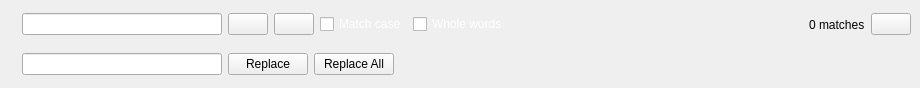
<?xml version="1.0" encoding="UTF-8"?>
<ui version="4.0">
 <class>SearchPanel</class>
 <widget class="QWidget" name="SearchPanel">
  <property name="geometry">
   <rect>
    <x>0</x>
    <y>0</y>
    <width>920</width>
    <height>88</height>
   </rect>
  </property>
  <property name="windowTitle">
   <string>Form</string>
  </property>
  <property name="styleSheet">
   <string notr="true"/>
  </property>
  <layout class="QVBoxLayout" name="verticalLayout">
   <property name="spacing">
    <number>0</number>
   </property>
   <property name="margin">
    <number>0</number>
   </property>
   <item>
    <widget class="QFrame" name="frame">
     <property name="frameShape">
      <enum>QFrame::NoFrame</enum>
     </property>
     <property name="frameShadow">
      <enum>QFrame::Raised</enum>
     </property>
     <layout class="QVBoxLayout" name="verticalLayout_2">
      <property name="spacing">
       <number>9</number>
      </property>
      <property name="margin">
       <number>9</number>
      </property>
      <item>
       <widget class="QWidget" name="widgetSearch" native="true">
        <layout class="QHBoxLayout" name="horizontalLayout">
         <property name="margin">
          <number>0</number>
         </property>
         <item>
          <widget class="QLabel" name="label">
           <property name="sizePolicy">
            <sizepolicy hsizetype="Preferred" vsizetype="Preferred">
             <horstretch>0</horstretch>
             <verstretch>0</verstretch>
            </sizepolicy>
           </property>
           <property name="minimumSize">
            <size>
             <width>0</width>
             <height>0</height>
            </size>
           </property>
           <property name="maximumSize">
            <size>
             <width>18</width>
             <height>18</height>
            </size>
           </property>
           <property name="text">
            <string/>
           </property>
           <property name="pixmap">
            <pixmap resource="editor.qrc">:/icons/rc/edit-find.png</pixmap>
           </property>
           <property name="scaledContents">
            <bool>true</bool>
           </property>
          </widget>
         </item>
         <item>
          <widget class="QLineEdit" name="lineEditSearch">
           <property name="sizePolicy">
            <sizepolicy hsizetype="Preferred" vsizetype="Fixed">
             <horstretch>0</horstretch>
             <verstretch>0</verstretch>
            </sizepolicy>
           </property>
           <property name="minimumSize">
            <size>
             <width>200</width>
             <height>0</height>
            </size>
           </property>
          </widget>
         </item>
         <item>
          <widget class="QPushButton" name="pushButtonUp">
           <property name="text">
            <string/>
           </property>
           <property name="icon">
            <iconset resource="editor.qrc">
             <normaloff>:/icons/rc/go-up.png</normaloff>:/icons/rc/go-up.png</iconset>
           </property>
          </widget>
         </item>
         <item>
          <widget class="QPushButton" name="pushButtonDown">
           <property name="text">
            <string/>
           </property>
           <property name="icon">
            <iconset resource="editor.qrc">
             <normaloff>:/icons/rc/go-down.png</normaloff>:/icons/rc/go-down.png</iconset>
           </property>
          </widget>
         </item>
         <item>
          <widget class="QCheckBox" name="checkBoxCase">
           <property name="palette">
            <palette>
             <active>
              <colorrole role="WindowText">
               <brush brushstyle="SolidPattern">
                <color alpha="255">
                 <red>255</red>
                 <green>255</green>
                 <blue>255</blue>
                </color>
               </brush>
              </colorrole>
              <colorrole role="Text">
               <brush brushstyle="SolidPattern">
                <color alpha="255">
                 <red>255</red>
                 <green>255</green>
                 <blue>255</blue>
                </color>
               </brush>
              </colorrole>
              <colorrole role="ButtonText">
               <brush brushstyle="SolidPattern">
                <color alpha="255">
                 <red>255</red>
                 <green>255</green>
                 <blue>255</blue>
                </color>
               </brush>
              </colorrole>
             </active>
             <inactive>
              <colorrole role="WindowText">
               <brush brushstyle="SolidPattern">
                <color alpha="255">
                 <red>255</red>
                 <green>255</green>
                 <blue>255</blue>
                </color>
               </brush>
              </colorrole>
              <colorrole role="Text">
               <brush brushstyle="SolidPattern">
                <color alpha="255">
                 <red>255</red>
                 <green>255</green>
                 <blue>255</blue>
                </color>
               </brush>
              </colorrole>
              <colorrole role="ButtonText">
               <brush brushstyle="SolidPattern">
                <color alpha="255">
                 <red>255</red>
                 <green>255</green>
                 <blue>255</blue>
                </color>
               </brush>
              </colorrole>
             </inactive>
             <disabled>
              <colorrole role="WindowText">
               <brush brushstyle="SolidPattern">
                <color alpha="255">
                 <red>255</red>
                 <green>255</green>
                 <blue>255</blue>
                </color>
               </brush>
              </colorrole>
              <colorrole role="Text">
               <brush brushstyle="SolidPattern">
                <color alpha="255">
                 <red>255</red>
                 <green>255</green>
                 <blue>255</blue>
                </color>
               </brush>
              </colorrole>
              <colorrole role="ButtonText">
               <brush brushstyle="SolidPattern">
                <color alpha="255">
                 <red>255</red>
                 <green>255</green>
                 <blue>255</blue>
                </color>
               </brush>
              </colorrole>
             </disabled>
            </palette>
           </property>
           <property name="styleSheet">
            <string notr="true"/>
           </property>
           <property name="text">
            <string>Match case</string>
           </property>
          </widget>
         </item>
         <item>
          <widget class="QCheckBox" name="checkBoxWholeWords">
           <property name="palette">
            <palette>
             <active>
              <colorrole role="WindowText">
               <brush brushstyle="SolidPattern">
                <color alpha="255">
                 <red>255</red>
                 <green>255</green>
                 <blue>255</blue>
                </color>
               </brush>
              </colorrole>
              <colorrole role="Text">
               <brush brushstyle="SolidPattern">
                <color alpha="255">
                 <red>255</red>
                 <green>255</green>
                 <blue>255</blue>
                </color>
               </brush>
              </colorrole>
              <colorrole role="ButtonText">
               <brush brushstyle="SolidPattern">
                <color alpha="255">
                 <red>255</red>
                 <green>255</green>
                 <blue>255</blue>
                </color>
               </brush>
              </colorrole>
             </active>
             <inactive>
              <colorrole role="WindowText">
               <brush brushstyle="SolidPattern">
                <color alpha="255">
                 <red>255</red>
                 <green>255</green>
                 <blue>255</blue>
                </color>
               </brush>
              </colorrole>
              <colorrole role="Text">
               <brush brushstyle="SolidPattern">
                <color alpha="255">
                 <red>255</red>
                 <green>255</green>
                 <blue>255</blue>
                </color>
               </brush>
              </colorrole>
              <colorrole role="ButtonText">
               <brush brushstyle="SolidPattern">
                <color alpha="255">
                 <red>255</red>
                 <green>255</green>
                 <blue>255</blue>
                </color>
               </brush>
              </colorrole>
             </inactive>
             <disabled>
              <colorrole role="WindowText">
               <brush brushstyle="SolidPattern">
                <color alpha="255">
                 <red>255</red>
                 <green>255</green>
                 <blue>255</blue>
                </color>
               </brush>
              </colorrole>
              <colorrole role="Text">
               <brush brushstyle="SolidPattern">
                <color alpha="255">
                 <red>255</red>
                 <green>255</green>
                 <blue>255</blue>
                </color>
               </brush>
              </colorrole>
              <colorrole role="ButtonText">
               <brush brushstyle="SolidPattern">
                <color alpha="255">
                 <red>255</red>
                 <green>255</green>
                 <blue>255</blue>
                </color>
               </brush>
              </colorrole>
             </disabled>
            </palette>
           </property>
           <property name="text">
            <string>Whole words</string>
           </property>
          </widget>
         </item>
         <item>
          <spacer name="horizontalSpacer">
           <property name="orientation">
            <enum>Qt::Horizontal</enum>
           </property>
           <property name="sizeHint" stdset="0">
            <size>
             <width>40</width>
             <height>20</height>
            </size>
           </property>
          </spacer>
         </item>
         <item>
          <widget class="QLabel" name="labelMatches">
           <property name="text">
            <string>0 matches</string>
           </property>
          </widget>
         </item>
         <item>
          <widget class="QPushButton" name="pushButtonClose">
           <property name="text">
            <string/>
           </property>
           <property name="icon">
            <iconset resource="editor.qrc">
             <normaloff>:/icons/rc/close.png</normaloff>:/icons/rc/close.png</iconset>
           </property>
           <property name="iconSize">
            <size>
             <width>12</width>
             <height>12</height>
            </size>
           </property>
          </widget>
         </item>
        </layout>
       </widget>
      </item>
      <item>
       <widget class="QWidget" name="widgetReplace" native="true">
        <layout class="QHBoxLayout" name="horizontalLayout_2">
         <property name="margin">
          <number>0</number>
         </property>
         <item>
          <widget class="QLabel" name="label_2">
           <property name="maximumSize">
            <size>
             <width>18</width>
             <height>18</height>
            </size>
           </property>
           <property name="text">
            <string/>
           </property>
           <property name="pixmap">
            <pixmap resource="editor.qrc">:/icons/rc/edit-find-replace.png</pixmap>
           </property>
           <property name="scaledContents">
            <bool>true</bool>
           </property>
          </widget>
         </item>
         <item>
          <widget class="QLineEdit" name="lineEditReplace">
           <property name="sizePolicy">
            <sizepolicy hsizetype="Preferred" vsizetype="Fixed">
             <horstretch>0</horstretch>
             <verstretch>0</verstretch>
            </sizepolicy>
           </property>
           <property name="minimumSize">
            <size>
             <width>200</width>
             <height>0</height>
            </size>
           </property>
          </widget>
         </item>
         <item>
          <widget class="QPushButton" name="pushButtonReplace">
           <property name="text">
            <string>Replace</string>
           </property>
          </widget>
         </item>
         <item>
          <widget class="QPushButton" name="pushButtonReplaceAll">
           <property name="text">
            <string>Replace All</string>
           </property>
          </widget>
         </item>
         <item>
          <spacer name="horizontalSpacer_2">
           <property name="orientation">
            <enum>Qt::Horizontal</enum>
           </property>
           <property name="sizeHint" stdset="0">
            <size>
             <width>40</width>
             <height>20</height>
            </size>
           </property>
          </spacer>
         </item>
        </layout>
        <zorder>lineEditReplace</zorder>
        <zorder>pushButtonReplace</zorder>
        <zorder>pushButtonReplaceAll</zorder>
        <zorder>horizontalSpacer_2</zorder>
        <zorder>label_2</zorder>
       </widget>
      </item>
     </layout>
    </widget>
   </item>
  </layout>
  <action name="actionSearch">
   <property name="icon">
    <iconset resource="editor.qrc">
     <normaloff>:/icons/rc/edit-find.png</normaloff>:/icons/rc/edit-find.png</iconset>
   </property>
   <property name="text">
    <string>Search</string>
   </property>
   <property name="toolTip">
    <string>Show the search panel</string>
   </property>
   <property name="shortcut">
    <string>Ctrl+F</string>
   </property>
   <property name="iconVisibleInMenu">
    <bool>true</bool>
   </property>
  </action>
  <action name="actionActionSearchAndReplace">
   <property name="icon">
    <iconset resource="editor.qrc">
     <normaloff>:/icons/rc/edit-find-replace.png</normaloff>:/icons/rc/edit-find-replace.png</iconset>
   </property>
   <property name="text">
    <string>Search and replace</string>
   </property>
   <property name="toolTip">
    <string>Show the search and replace panel</string>
   </property>
   <property name="shortcut">
    <string>Ctrl+R</string>
   </property>
   <property name="iconVisibleInMenu">
    <bool>true</bool>
   </property>
  </action>
  <action name="actionFindNext">
   <property name="icon">
    <iconset resource="editor.qrc">
     <normaloff>:/icons/rc/go-down.png</normaloff>:/icons/rc/go-down.png</iconset>
   </property>
   <property name="text">
    <string>Find next</string>
   </property>
   <property name="toolTip">
    <string>Find the next occurrence (downward)</string>
   </property>
   <property name="shortcut">
    <string>F3</string>
   </property>
   <property name="iconVisibleInMenu">
    <bool>true</bool>
   </property>
  </action>
  <action name="actionFindPrevious">
   <property name="icon">
    <iconset resource="editor.qrc">
     <normaloff>:/icons/rc/go-up.png</normaloff>:/icons/rc/go-up.png</iconset>
   </property>
   <property name="text">
    <string>Find previous</string>
   </property>
   <property name="toolTip">
    <string>Find previous occurrence (upward)</string>
   </property>
   <property name="shortcut">
    <string>Shift+F3</string>
   </property>
   <property name="iconVisibleInMenu">
    <bool>true</bool>
   </property>
  </action>
 </widget>
 <tabstops>
  <tabstop>lineEditSearch</tabstop>
  <tabstop>lineEditReplace</tabstop>
  <tabstop>pushButtonUp</tabstop>
  <tabstop>pushButtonDown</tabstop>
  <tabstop>checkBoxCase</tabstop>
  <tabstop>checkBoxWholeWords</tabstop>
  <tabstop>pushButtonReplace</tabstop>
  <tabstop>pushButtonReplaceAll</tabstop>
  <tabstop>pushButtonClose</tabstop>
 </tabstops>
 <resources>
  <include location="editor.qrc"/>
 </resources>
 <connections/>
</ui>
